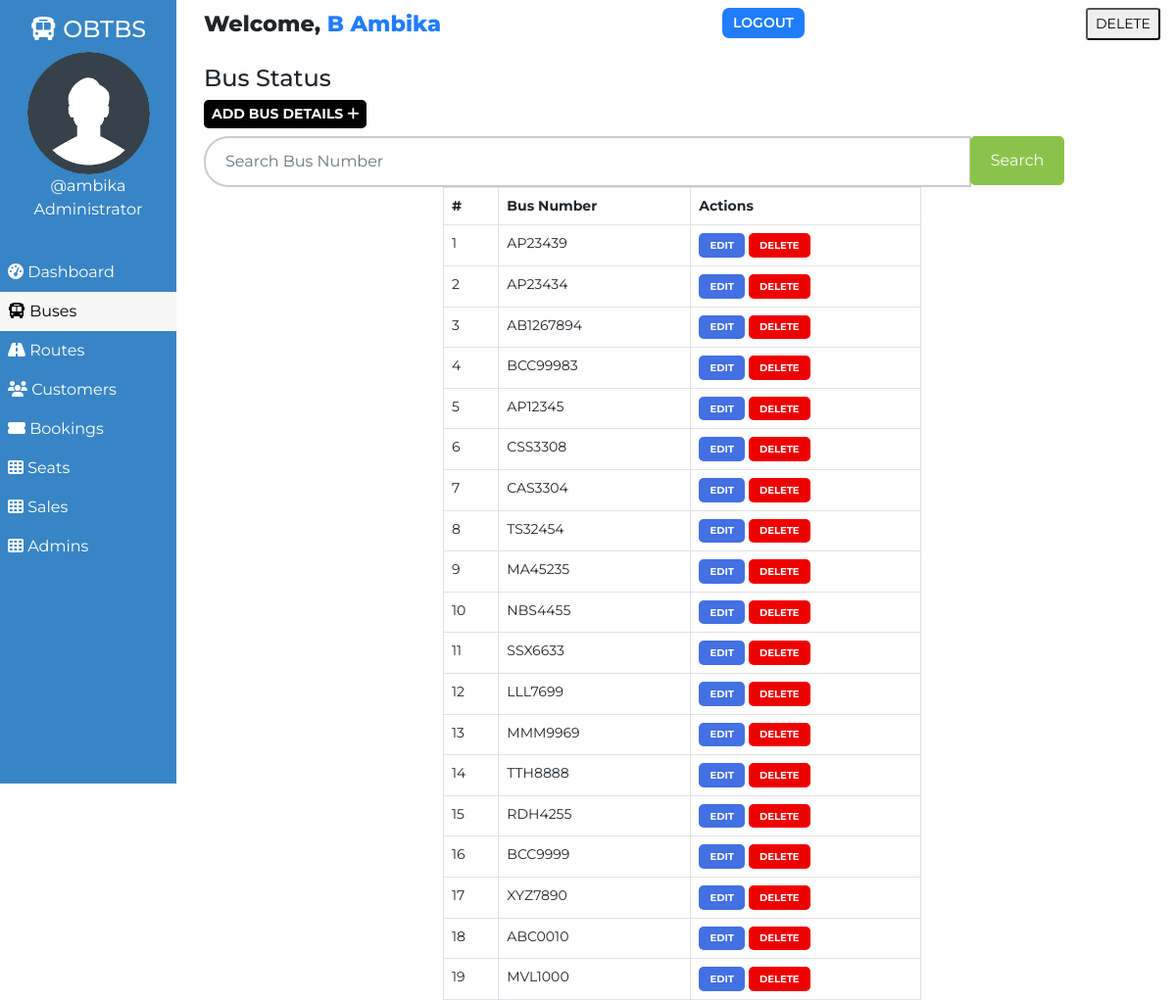
The page /admin/bus.php (signed in) on the database its author committed.
### tables this page shows
CREATE TABLE `users` (
  `user_id` int(11) NOT NULL,
  `user_fullname` varchar(100) NOT NULL,
  `user_name` varchar(30) NOT NULL,
  `user_password` varchar(255) NOT NULL,
  `user_created` datetime NOT NULL DEFAULT CURRENT_TIMESTAMP
);

CREATE TABLE `buses` (
  `id` int(100) NOT NULL,
  `bus_no` varchar(255) NOT NULL,
  `bus_assigned` tinyint(1) NOT NULL DEFAULT '0',
  `bus_created` datetime NOT NULL DEFAULT CURRENT_TIMESTAMP
);

### admin/bus.php (the view, shortened to what this page needs)
<!DOCTYPE html>
<html lang="en">
<head>
    <link href="https://cdn.jsdelivr.net/npm/bootstrap@5.0.1/dist/css/bootstrap.min.css" rel="stylesheet">
    <?php
        $page="bus";
    ?>
</head>
<body>
    <?php require '../assets/partials/_admin-header.php';?>
        <?php
            $resultSql = "SELECT * FROM `buses` ORDER BY bus_created DESC";
            $resultSqlResult = mysqli_query($conn, $resultSql);
            if(!mysqli_num_rows($resultSqlResult)){ ?>
                <div class="container mt-4">
                    <div id="noCustomers" class="alert alert-dark " role="alert">
                        <h1 class="alert-heading">No Buses Found!!</h1>
                        <p class="fw-light">Be the first person to add one!</p>
                        <hr>
                        <div id="addCustomerAlert" class="alert alert-success" role="alert">
                                Click on <button id="add-button" class="button btn-sm"type="button"data-bs-toggle="modal" data-bs-target="#addModal">ADD <i class="fas fa-plus"></i></button> to add a bus!
                        </div>
                    </div>
                </div>
            <?php }
            else { ?>
            <section id="bus">
                <div id="head">
                    <h4>Bus Status</h4>
                </div>
                <div id="bus-results">
                    <div>
                        <button id="add-button" class="button btn-sm" type="button"data-bs-toggle="modal" data-bs-target="#addModal">Add Bus Details <i class="fas fa-plus"></i></button>
                    </div>
                <form class="form-inline my-2 my-lg-0" method="GET">
                  <div class="input-group">
                    <input class="form-control mr-sm-2" type="search" placeholder="Search Bus Number" aria-label="Search" name="q">
                    <div class="input-group-append">
                      <button class="btn btn-success" type="submit">Search</button>
                    </div>
                  </div>
                </form>
                    <table class="table table-hover table-bordered">
                        <thead>
                            <th>#</th>
                            <th>Bus Number</th>
                            <th>Actions</th>
                        </thead>
                        <?php
                            $ser_no = 0;
                            while($row = mysqli_fetch_assoc($resultSqlResult))
                            {
                                $ser_no++;
                                $id = $row["id"];
                                $busno = $row["bus_no"];
                        ?>
                        <tr>
                            <td>
                                <?php
                                    echo $ser_no;
                                ?>
                            </td>
                            <td>
                                <?php
                                    echo $busno;
                                ?>
                            </td>
                            <td>
                            <button class="button edit-button " data-link="<?php echo $_SERVER['REQUEST_URI']; ?>" data-id="<?php
                                                echo $id;?>" data-busno="<?php
                                                echo $busno;?>"
                                                >Edit</button>
                                            <button class="button delete-button" data-bs-toggle="modal" data-bs-target="#deleteModal" data-id="<?php
                                                echo $id;?>">Delete</button>
                            </td>
                        </tr>
                        <?php
                        }
                    ?>
                    </table>
                </div>
            </section>
            <?php } ?>
        </div>
    </main>
</body>
</html>

### assets/partials/_admin-header.php (shortened to what this page needs)
<?php
    $conn = db_connect();
    $user_id = $_SESSION['user_id'];
    $sql = "SELECT * FROM users WHERE user_id = $user_id";
    $result = mysqli_query($conn, $sql);
    if($row = mysqli_fetch_assoc($result))
    {
        $user_fullname = $row["user_fullname"];
        $user_name = $row["user_name"];
    }
?>
    <main id="container">
        <div id="sidebar">
            <h4><i class="fas fa-bus"></i> OBTBS</h4>
            <div>
                <img class="adminDp" src="../assets/img/userav-min.png" height="125px" alt="Admin Profile Pic">
                <p>
                    <?php  echo '@'.$user_name;  ?>
                </p>
                <p>Administrator</p>
            </div>
            <ul id="options">
                <li class="option <?php if($page=='dashboard'){ echo 'active';}?>">
                    <a href="./dashboard.php">
                    <i class="fas fa-tachometer-alt"></i> Dashboard
                    </a>
                </li>
                <li class="option <?php if($page=='bus'){ echo 'active';}?>">
                    <a href="./bus.php">
                    <i class="fas fa-bus"></i> Buses
                    </a>
                </li>
                <li class="option <?php if($page=='route'){ echo 'active';}?>">
                    <a href="./route.php">
                    <i class="fas fa-road"></i> Routes
                    </a>
                </li>
                <li class="option <?php if($page=='customer'){ echo 'active';}?>">
                    <a href="./customer.php">
                    <i class="fas fa-users"></i> Customers
                    </a>
                </li>
                <li class="option <?php if($page=='booking'){ echo 'active';}?>">
                    <a href="./booking.php">
                    <i class="fas fa-ticket-alt"></i> Bookings
                    </a>
                </li>
                <li class="option <?php if($page=='seat'){ echo 'active';}?>">
                    <a href="./seat.php">
                    <i class="fas fa-th"></i> Seats
                    </a>
                </li>
<li class="option <?php if($page=='sales'){ echo 'active';}?>">
    <a href="./sales.php">
    <i class="fas fa-th"></i> Sales
    </a>
</li>
<li class="option <?php if($page=='admin'){ echo 'active';}?>">
    <a href="./admin.php">
    <i class="fas fa-th"></i> Admins
    </a>
</li>
            </ul>
        </div>
        <div id="main-content">
            <section id="welcome">
                <ul>
                    <li class="welcome-item">Welcome,
                        <span id="USER">
                            <?php
                                echo $user_fullname;
                            ?>
                        </span>
                    </li>
                    <li class="welcome-item">
                        <button id="logout" class="btn-sm">
                            <a href="../assets/partials/_logout.php">LOGOUT</a>
                        </button>
                    </li>
<li class="welcome-item">
<form method="post" action="../assets/partials/_delete_admin.php">
    <button type="submit" name="delete_admin" class="btn-sm">
        DELETE
    </button>
</form>
                </ul>
            </section>

### assets/styles/admin.php (style rules this page uses)
body { margin: 0; box-sizing: border-box; font-family: 'Montserrat', sans-serif; background-color: white; }
html { scroll-behavior: smooth; }
*, *::after, *::before { box-sizing: inherit; }
#USER { color: #207DFF; }
.adminDp { border-radius: 50%; }
#welcome { background-color: white; }
#welcome ul { display: flex; justify-content: space-between; list-style-type: none; padding: 0; margin: 0; }
#welcome li { margin: 0 1rem; padding: 0.5rem 0; }
#welcome li:first-child { font-weight: 800; font-size: 1.4rem; }
#logout { padding: 0.3rem 0.7rem; background-color: #207DFF; font-weight: 600; outline: none; border: none; border-radius: 7px; }
#logout a { color: white; text-decoration: none; }
@media only screen and (min-width:1000px) { #sidebar { text-align: center; background-color: #3885c5; color: white; width: 15%; position: fixed; top: 0%; padding-top: 1rem; z-index: 2; height: 100vh; } }
@media only screen and (min-width:1000px) { #sidebar p { margin: 0; } }
@media only screen and (min-width:1000px) { #sidebar ul { margin-top: 2rem; } }
@media only screen and (min-width:1000px) { #options { list-style-type: none; text-align: left; padding-left: 0; } }
@media only screen and (min-width:1000px) { .option a { display: block; padding: 0.5rem; text-decoration: none; color: inherit; } }
@media only screen and (min-width:1000px) { .active { background-color:#f7f7f7; color:black; } }
@media only screen and (min-width:1000px) { #main-content { margin-left: 16%; } }

### assets/styles/admin-options.php (style rules this page uses)
* { font-family: Montserrat; }
#booking #head, #customer #head, #route #head, #seat #head, #bus #head { padding-top: 1rem; }
#booking, #customer, #route, #bus, #seat { padding: 0 1rem; }
#booking-results > div, #customer-results > div, #route-results > div, #bus-results > div { margin-bottom: 0.5rem; }
#booking-results button, #customer-results button, #route button, #bus-results button { border-radius: 5px; }
.button { border: none; font-weight: bold; text-transform: uppercase; }
#add-button { background-color: black; color: white; }
table { font-size: 14px; }
#bus table { width: 50%; margin: 0 auto; }
#bus .edit-button, #bus .delete-button, #route .edit-button, #route .delete-button, #customer .edit-button, #customer .delete-button { padding: 0.3rem 0.7rem; }
table th,td { padding-left: 0.3rem; }
table button { color: white; }
.edit-button { background-color: #4370E2; }
.delete-button { background-color: #EF0000; }
.edit-button, .delete-button { font-size: 10px }

### admin/bus.php (style rules this page uses)
.input-group { width: 90%; }
.form-control { border: 2px solid #ccc; border-radius: 25px; padding: 12px 20px; font-size: 16px; color: #555; transition: all 0.3s ease-in-out; }
.btn-success { border-radius: 25px; padding: 12px 20px; font-size: 16px; color: #fff; background-color: #8bc34a; border-color: #8bc34a; }

### rows shown on the page
users: user_name "ambika", user_fullname "B Ambika"
buses: bus_no "AP23439"
buses: bus_no "AP23434"
buses: bus_no "AB1267894"
buses: bus_no "BCC99983"
buses: bus_no "AP12345"
buses: bus_no "CSS3308"
buses: bus_no "CAS3304"
buses: bus_no "TS32454"
buses: bus_no "MA45235"
buses: bus_no "NBS4455"
buses: bus_no "SSX6633"
buses: bus_no "LLL7699"
buses: bus_no "MMM9969"
buses: bus_no "TTH8888"
buses: bus_no "RDH4255"
buses: bus_no "BCC9999"
buses: bus_no "XYZ7890"
buses: bus_no "ABC0010"
buses: bus_no "MVL1000"
